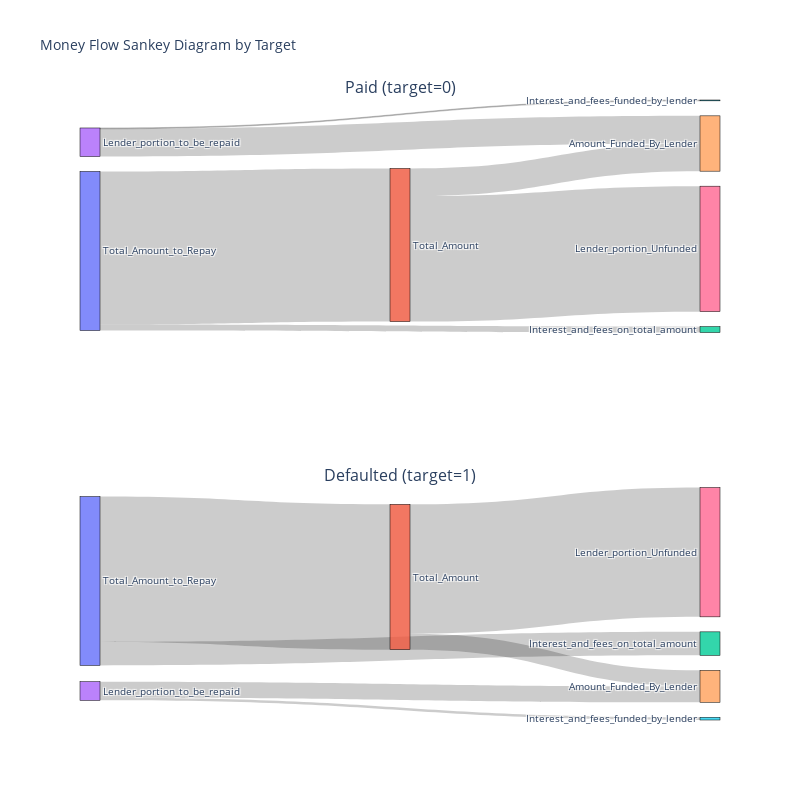

Notebook code for this chart:
### Code cell
# Define the nodes
nodes = ["Total_Amount_to_Repay", "Total_Amount", "Interest_and_fees_on_total_amount", "Lender_portion_to_be_repaid", "Amount_Funded_By_Lender", "Interest_and_fees_funded_by_lender", "Lender_portion_Unfunded"]

# Create a mapping from node names to indices
node_indices = {node: i for i, node in enumerate(nodes)}

# Create subplots with domain type
fig = make_subplots(rows=2, cols=1, subplot_titles=["Paid (target=0)", "Defaulted (target=1)"], specs=[[{'type': 'domain'}], [{'type': 'domain'}]])

# Function to create links for a specific target
def create_links(target_data):
    return [
        {"source": node_indices["Total_Amount_to_Repay"], "target": node_indices["Total_Amount"], "value": target_data["Total_Amount"].sum()},
        {"source": node_indices["Total_Amount_to_Repay"], "target": node_indices["Interest_and_fees_on_total_amount"], "value": target_data["Interest_and_fees_on_total_amount"].sum()},
        {"source": node_indices["Lender_portion_to_be_repaid"], "target": node_indices["Amount_Funded_By_Lender"], "value": target_data["Amount_Funded_By_Lender"].sum()},
        {"source": node_indices["Lender_portion_to_be_repaid"], "target": node_indices["Interest_and_fees_funded_by_lender"], "value": target_data["Interest_and_fees_funded_by_lender"].sum()},
        {"source": node_indices["Total_Amount"], "target": node_indices["Amount_Funded_By_Lender"], "value": target_data["Amount_Funded_By_Lender"].sum()},
        {"source": node_indices["Total_Amount"], "target": node_indices["Lender_portion_Unfunded"], "value": target_data["Lender_portion_Unfunded"].sum()},
    ]

# Add Sankey diagrams for each target
for i, target in enumerate(train["target"].unique(), start=1):
    target_data = train[train["target"] == target]
    links = create_links(target_data)
    fig.add_trace(go.Sankey(
        node=dict(
            pad=15,
            thickness=20,
            line=dict(color="black", width=0.5),
            label=nodes
        ),
        link=dict(
            source=[link["source"] for link in links],
            target=[link["target"] for link in links],
            value=[link["value"] for link in links]
        )
    ), row=i, col=1)

fig.update_layout(title_text="Money Flow Sankey Diagram by Target", font_size=10, height=800, width=800)
fig.show()

### Figure 1 — Plotly figure (JSON) as saved in the notebook; plotly's stock layout.template omitted (floating-point values rounded to 4 significant figures)
{"data": [{"domain": {"x": [0, 1], "y": [0.625, 1]}, "link": {"source": [0, 0, 3, 3, 1, 1], "target": [1, 2, 4, 5, 4, 6], "value": [887700000.0, 33980000.0, 160400000.0, 4897000.0, 160400000.0, 727300000.0]}, "node": {"label": ["Total_Amount_to_Repay", "Total_Amount", "Interest_and_fees_on_total_amount", "Lender_portion_to_be_repaid", "Amount_Funded_By_Lender", "Interest_and_fees_funded_by_lender", "Lender_portion_Unfunded"], "line": {"color": "black", "width": 0.5}, "pad": 15, "thickness": 20}, "type": "sankey"}, {"domain": {"x": [0, 1], "y": [0, 0.375]}, "link": {"source": [0, 0, 3, 3, 1, 1], "target": [1, 2, 4, 5, 4, 6], "value": [130900000.0, 21160000.0, 14380000.0, 2446000.0, 14380000.0, 116500000.0]}, "node": {"label": ["Total_Amount_to_Repay", "Total_Amount", "Interest_and_fees_on_total_amount", "Lender_portion_to_be_repaid", "Amount_Funded_By_Lender", "Interest_and_fees_funded_by_lender", "Lender_portion_Unfunded"], "line": {"color": "black", "width": 0.5}, "pad": 15, "thickness": 20}, "type": "sankey"}], "layout": {"annotations": [{"font": {"size": 16}, "showarrow": false, "text": "Paid (target=0)", "x": 0.5, "xanchor": "center", "xref": "paper", "y": 1, "yanchor": "bottom", "yref": "paper"}, {"font": {"size": 16}, "showarrow": false, "text": "Defaulted (target=1)", "x": 0.5, "xanchor": "center", "xref": "paper", "y": 0.375, "yanchor": "bottom", "yref": "paper"}], "font": {"size": 10}, "height": 800, "title": {"text": "Money Flow Sankey Diagram by Target"}, "width": 800}}
